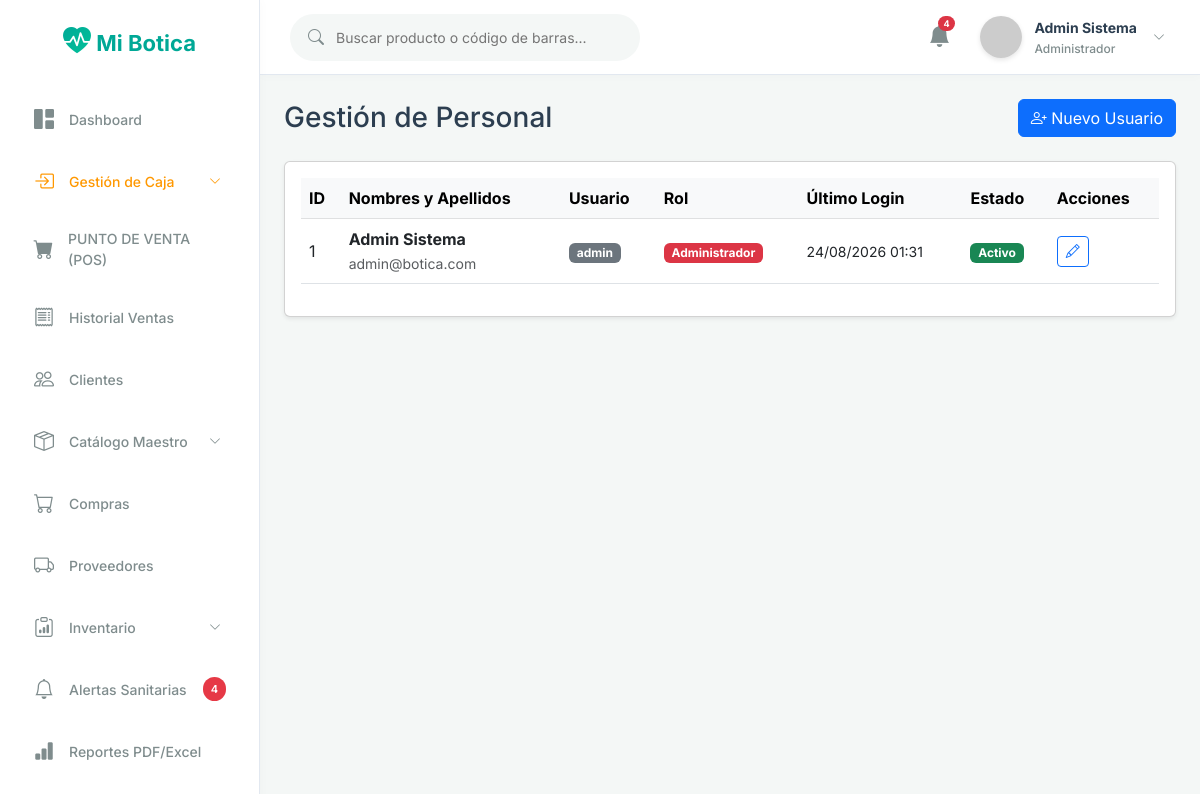
Page /usuario/index (signed in) on the committed database.
### tables this page shows
CREATE TABLE `usuarios` (
  `id` int NOT NULL AUTO_INCREMENT,
  `nombres` varchar(100) NOT NULL,
  `apellidos` varchar(100) NOT NULL,
  `usuario` varchar(50) NOT NULL,
  `password` varchar(255) NOT NULL,
  `email` varchar(100) DEFAULT NULL,
  `rol_id` int NOT NULL,
  `estado` tinyint(1) DEFAULT '1',
  `ultimo_login` datetime DEFAULT NULL,
  `creado_en` timestamp NULL DEFAULT CURRENT_TIMESTAMP,
  PRIMARY KEY (`id`),
  UNIQUE KEY `usuario` (`usuario`),
  KEY `rol_id` (`rol_id`),
  CONSTRAINT `usuarios_ibfk_1` FOREIGN KEY (`rol_id`) REFERENCES `roles` (`id`) ON DELETE RESTRICT
);

CREATE TABLE `roles` (
  `id` int NOT NULL AUTO_INCREMENT,
  `nombre` varchar(50) NOT NULL,
  `descripcion` varchar(255) DEFAULT NULL,
  PRIMARY KEY (`id`)
);

### app/controllers/UsuarioController.php (called while the page is built, shortened)
<?php
class UsuarioController extends Controller {
    public function index() {
        $userModel = $this->model('User');
        $roleModel = $this->model('Role');
        $data = [
            'title' => 'Gestión de Personal',
            'usuarios' => $userModel->getAll(),
            'roles' => $roleModel->getAll()
        ];
        $this->view('usuarios/index', $data);
    }
}

### app/core/App.php (called while the page is built, shortened)
<?php
class App {
    protected $method = 'login';
    public function __construct() {
        $url = $this->parseUrl();
        if (isset($url[0]) && file_exists('../app/controllers/' . ucfirst($url[0]) . 'Controller.php')) {
            unset($url[0]);
        }
        $this->controller = new $this->controller;
        if (isset($url[1])) {
            if (method_exists($this->controller, $url[1])) {
                $this->method = $url[1];
                unset($url[1]);
            }
        }
        $this->params = $url ? array_values($url) : [];
        call_user_func_array([$this->controller, $this->method], $this->params);
    }
    public function parseUrl() {
        if (isset($_GET['url'])) {
            return explode('/', filter_var(rtrim($_GET['url'], '/'), FILTER_SANITIZE_URL));
        }
        return [];
    }
}

### public/index.php (called while the page is built, shortened)
<?php
require_once '../app/config/database.php';
require_once '../app/core/App.php';
require_once '../app/core/Controller.php';
$app = new App();

### app/models/User.php (called while the page is built, shortened)
<?php
class User {
    private $conn;
    private $table_name = "usuarios";
    public function __construct() {
        $database = new Database();
        $this->conn = $database->getConnection();
    }
    public function getAll() {
        $query = "SELECT u.*, r.nombre as rol_nombre FROM " . $this->table_name . " u LEFT JOIN roles r ON u.rol_id = r.id ORDER BY u.id ASC";
        $stmt = $this->conn->prepare($query);
        $stmt->execute();
        return $stmt->fetchAll(PDO::FETCH_ASSOC);
    }
}

### app/config/database.php (called while the page is built, shortened)
<?php
class Database {
    private $host = "localhost";
    private $db_name = "botica_db";
    private $username = "root";
    private $password = "";
    public function getConnection() {
        $this->conn = null;
        try {
            $this->conn = new PDO("mysql:host=" . $this->host . ";dbname=" . $this->db_name . ";charset=utf8mb4", $this->username, $this->password);
            $this->conn->exec("SET NAMES utf8mb4");
        } catch(PDOException $exception) {
            error_log("Error de conexión a la base de datos: " . $exception->getMessage());
            die("No se pudo conectar con la base de datos. Intente nuevamente más tarde.");
        }
        return $this->conn;
    }
}
?>

### app/views/usuarios/index.php (the view, shortened to what this page needs)
<div class="container-fluid px-4 pt-4">
    <div class="d-flex justify-content-between align-items-center mb-4">
        <h2 class="h3 text-gray-800 mb-0">Gestión de Personal</h2>
        <button class="btn btn-primary" data-bs-toggle="modal" data-bs-target="#userModal" onclick="resetForm()">
            <i class="bi bi-person-plus"></i> Nuevo Usuario
        </button>
    </div>
    <div class="card shadow-sm mb-4">
        <div class="card-body">
            <div class="table-responsive">
                <table class="table table-hover align-middle">
                    <thead class="table-light">
                        <tr>
                            <th>ID</th>
                            <th>Nombres y Apellidos</th>
                            <th>Usuario</th>
                            <th>Rol</th>
                            <th>Último Login</th>
                            <th>Estado</th>
                            <th>Acciones</th>
                        </tr>
                    </thead>
                    <tbody>
                        <?php foreach ($data['usuarios'] as $u): ?>
                        <tr>
                            <td><?php echo $u['id']; ?></td>
                            <td>
                                <strong><?php echo htmlspecialchars($u['nombres'] . ' ' . $u['apellidos']); ?></strong><br>
                                <small class="text-muted"><?php echo htmlspecialchars($u['email']); ?></small>
                            </td>
                            <td><span class="badge bg-secondary"><?php echo htmlspecialchars($u['usuario']); ?></span></td>
                            <td>
                                <?php
                                $badgeClass = 'bg-info';
                                if($u['rol_id'] == 1) $badgeClass = 'bg-danger';
                                ?>
                                <span class="badge <?php echo $badgeClass; ?>"><?php echo htmlspecialchars($u['rol_nombre']); ?></span>
                            </td>
                            <td><small><?php echo $u['ultimo_login'] ? date('d/m/Y H:i', strtotime($u['ultimo_login'])) : 'Nunca'; ?></small></td>
                            <td>
                                <?php if($u['estado'] == 1): ?>
                                    <span class="badge bg-success">Activo</span>
                                <?php else: ?>
                                    <span class="badge bg-danger">Inactivo</span>
                                <?php endif; ?>
                            </td>
                            <td>
                                <button class="btn btn-sm btn-outline-primary" onclick='editUser(<?php echo json_encode($u); ?>)'>
                                    <i class="bi bi-pencil"></i>
                                </button>
                            </td>
                        </tr>
                        <?php endforeach; ?>
                    </tbody>
                </table>
            </div>
        </div>
    </div>
</div>

### public/css/style.css (style rules this page uses)
:root { --bg-dark: #F4F7F6; --bg-card: #FFFFFF; --text-primary: #2C3E50; --text-secondary: #7F8C8D; --accent-primary: #00A896; --accent-hover: #028090; --accent-light: rgba(0, 168, 150, 0.1); --success: #02C39A; --success-bg: rgba(2, 195, 154, 0.1); --danger: #E63946; --danger-bg: rgba(230, 57, 70, 0.1); --warning: #F4A261; --border-color: #E2E8F0; }
body { font-family: 'Inter', sans-serif; background-color: var(--bg-dark); color: var(--text-primary); margin: 0; overflow-x: hidden; }

### rows in the picture
usuarios: id "1", nombres+apellidos "Admin Sistema", email "admin@botica.com", usuario "admin", rol.nombre "Administrador", ultimo_login "24/08/2026 01:31", estado "Activo"

### other values in the picture
$_totalNotifs "4"
$_SESSION['nombre'] "Admin Sistema"
$roles[$_SESSION['rol_id'] ?? 1] "Administrador"
